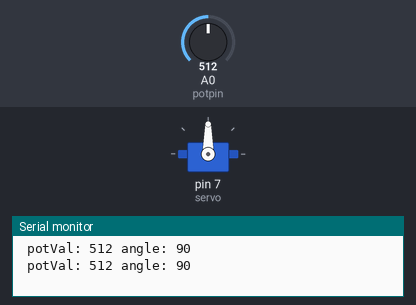
The sketch below on a simulated Arduino Uno, built with avr-gcc and run on an emulated ATmega328P. Shown: servo, the last lines printed to the serial monitor. The test bench sets the inputs (shaded band); at power-on: A0 (potpin) = 512.

Above: at 1.8 s.
1.9 s: A0 (potpin) set to 716
At 2.9 s:
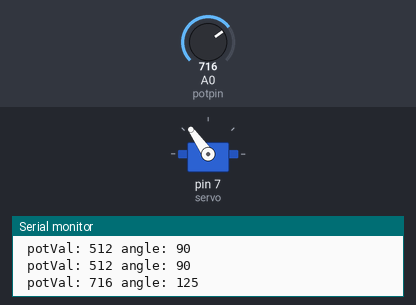
3.5 s: A0 (potpin) set to 900
At 4.4 s:
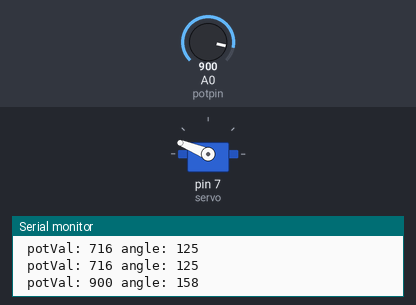
5.5 s: A0 (potpin) set to 1023
At 7.2 s:
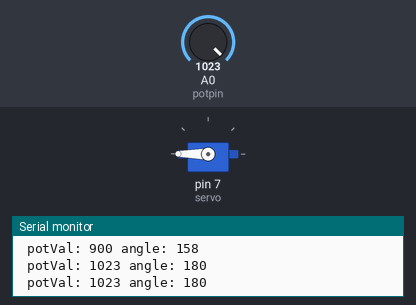
7.5 s: A0 (potpin) set to 306
At 8.8 s:
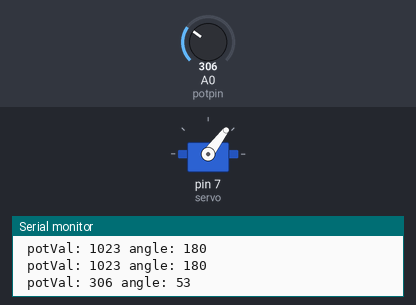
9.5 s: A0 (potpin) set to 122
At 10.4 s:
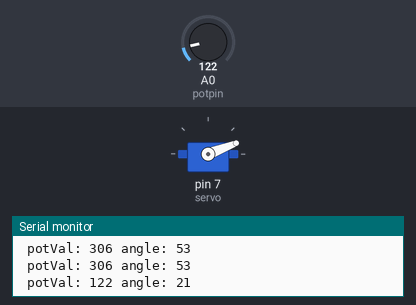
11.5 s: A0 (potpin) set to 0
At 13.1 s:
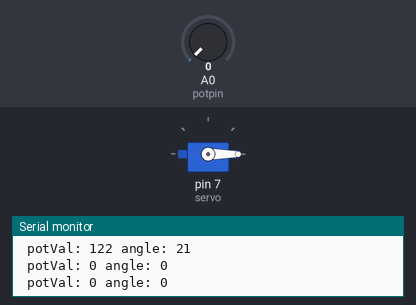
Timing chart, 0 to 14.5 s (numbered marks = the images above; inputs shaded):
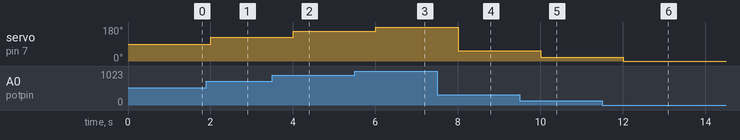

Measured:
- after the input at 1.9 s, servo on pin 7 (servo): 90° → 125° after 0.10 s
- after the input at 3.5 s, servo on pin 7 (servo): 125° → 158° after 0.50 s
- after the input at 5.5 s, servo on pin 7 (servo): 158° → 180° after 0.51 s
- after the input at 7.5 s, servo on pin 7 (servo): 180° → 53° after 0.51 s
- after the input at 9.5 s, servo on pin 7 (servo): 53° → 21° after 0.51 s
- after the input at 11.5 s, servo on pin 7 (servo): 21° → 0° after 0.51 s

The sketch:

Feedback_system.ino
```cpp
#include <Servo.h>;
Servo servo ;
int potpin = 0;
int val;

void setup(){

    Serial.begin(9600);
    pinMode(A0+0,INPUT);
    servo.attach(7); // init pin
}

void loop(){
    val = analogRead(potpin);
    Serial.print(" potVal: ");
    Serial.print(val);
  val=map(val,0,1023,0,180);
    servo.write(val); // write to servo
    Serial.print(" angle: ");
    Serial.println(val);
  delay(1000);
}
```
